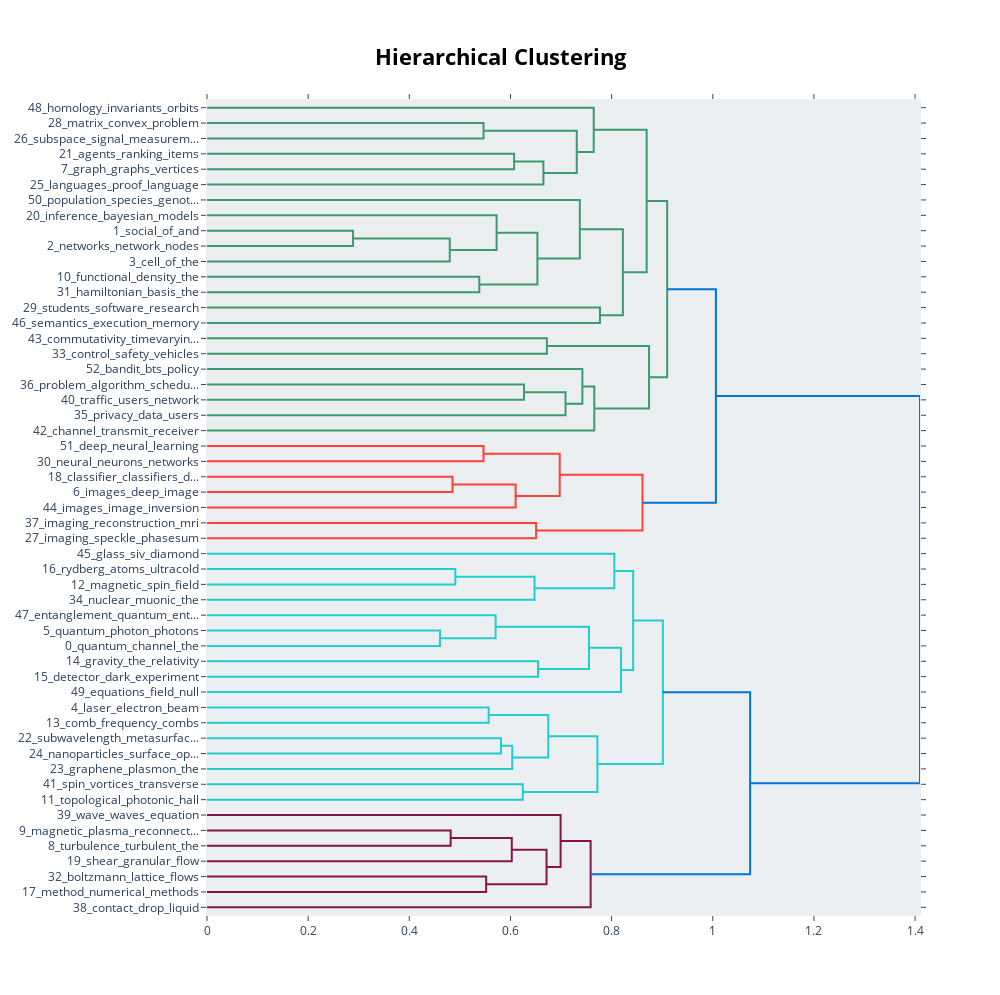

Notebook code for this chart:
### Code cell
topic_model.visualize_hierarchy()

### Figure 1 — Plotly figure (JSON) as saved in the notebook; plotly's stock layout.template omitted (floating-point values rounded to 4 significant figures)
{"data": [{"hoverinfo": "text", "marker": {"color": "rgb(61,153,112)"}, "mode": "lines", "type": "scatter", "x": [0, 0.5467, 0.5467, 0], "xaxis": "x", "y": [-15, -15, -25, -25], "yaxis": "y"}, {"hoverinfo": "text", "marker": {"color": "rgb(61,153,112)"}, "mode": "lines", "type": "scatter", "x": [0, 0.6072, 0.6072, 0], "xaxis": "x", "y": [-35, -35, -45, -45], "yaxis": "y"}, {"hoverinfo": "text", "marker": {"color": "rgb(61,153,112)"}, "mode": "lines", "type": "scatter", "x": [0.6072, 0.6651, 0.6651, 0], "xaxis": "x", "y": [-40, -40, -55, -55], "yaxis": "y"}, {"hoverinfo": "text", "marker": {"color": "rgb(61,153,112)"}, "mode": "lines", "type": "scatter", "x": [0.5467, 0.7311, 0.7311, 0.6651], "xaxis": "x", "y": [-20, -20, -47.5, -47.5], "yaxis": "y"}, {"hoverinfo": "text", "marker": {"color": "rgb(61,153,112)"}, "mode": "lines", "type": "scatter", "x": [0, 0.7646, 0.7646, 0.7311], "xaxis": "x", "y": [-5, -5, -33.75, -33.75], "yaxis": "y"}, {"hoverinfo": "text", "marker": {"color": "rgb(61,153,112)"}, "mode": "lines", "type": "scatter", "x": [0, 0.2888, 0.2888, 0], "xaxis": "x", "y": [-85, -85, -95, -95], "yaxis": "y"}, {"hoverinfo": "text", "marker": {"color": "rgb(61,153,112)"}, "mode": "lines", "type": "scatter", "x": [0.2888, 0.4799, 0.4799, 0], "xaxis": "x", "y": [-90, -90, -105, -105], "yaxis": "y"}, {"hoverinfo": "text", "marker": {"color": "rgb(61,153,112)"}, "mode": "lines", "type": "scatter", "x": [0, 0.5726, 0.5726, 0.4799], "xaxis": "x", "y": [-75, -75, -97.5, -97.5], "yaxis": "y"}, {"hoverinfo": "text", "marker": {"color": "rgb(61,153,112)"}, "mode": "lines", "type": "scatter", "x": [0, 0.5384, 0.5384, 0], "xaxis": "x", "y": [-115, -115, -125, -125], "yaxis": "y"}, {"hoverinfo": "text", "marker": {"color": "rgb(61,153,112)"}, "mode": "lines", "type": "scatter", "x": [0.5726, 0.6533, 0.6533, 0.5384], "xaxis": "x", "y": [-86.25, -86.25, -120, -120], "yaxis": "y"}, {"hoverinfo": "text", "marker": {"color": "rgb(61,153,112)"}, "mode": "lines", "type": "scatter", "x": [0, 0.7371, 0.7371, 0.6533], "xaxis": "x", "y": [-65, -65, -103.1, -103.1], "yaxis": "y"}, {"hoverinfo": "text", "marker": {"color": "rgb(61,153,112)"}, "mode": "lines", "type": "scatter", "x": [0, 0.777, 0.777, 0], "xaxis": "x", "y": [-135, -135, -145, -145], "yaxis": "y"}, {"hoverinfo": "text", "marker": {"color": "rgb(61,153,112)"}, "mode": "lines", "type": "scatter", "x": [0.7371, 0.8222, 0.8222, 0.777], "xaxis": "x", "y": [-84.06, -84.06, -140, -140], "yaxis": "y"}, {"hoverinfo": "text", "marker": {"color": "rgb(61,153,112)"}, "mode": "lines", "type": "scatter", "x": [0.7646, 0.8693, 0.8693, 0.8222], "xaxis": "x", "y": [-19.38, -19.38, -112.0, -112.0], "yaxis": "y"}, {"hoverinfo": "text", "marker": {"color": "rgb(61,153,112)"}, "mode": "lines", "type": "scatter", "x": [0, 0.672, 0.672, 0], "xaxis": "x", "y": [-155, -155, -165, -165], "yaxis": "y"}, {"hoverinfo": "text", "marker": {"color": "rgb(61,153,112)"}, "mode": "lines", "type": "scatter", "x": [0, 0.6268, 0.6268, 0], "xaxis": "x", "y": [-185, -185, -195, -195], "yaxis": "y"}, {"hoverinfo": "text", "marker": {"color": "rgb(61,153,112)"}, "mode": "lines", "type": "scatter", "x": [0.6268, 0.7088, 0.7088, 0], "xaxis": "x", "y": [-190, -190, -205, -205], "yaxis": "y"}, {"hoverinfo": "text", "marker": {"color": "rgb(61,153,112)"}, "mode": "lines", "type": "scatter", "x": [0, 0.7422, 0.7422, 0.7088], "xaxis": "x", "y": [-175, -175, -197.5, -197.5], "yaxis": "y"}, {"hoverinfo": "text", "marker": {"color": "rgb(61,153,112)"}, "mode": "lines", "type": "scatter", "x": [0.7422, 0.7658, 0.7658, 0], "xaxis": "x", "y": [-186.2, -186.2, -215, -215], "yaxis": "y"}, {"hoverinfo": "text", "marker": {"color": "rgb(61,153,112)"}, "mode": "lines", "type": "scatter", "x": [0.672, 0.874, 0.874, 0.7658], "xaxis": "x", "y": [-160, -160, -200.6, -200.6], "yaxis": "y"}, {"hoverinfo": "text", "marker": {"color": "rgb(61,153,112)"}, "mode": "lines", "type": "scatter", "x": [0.8693, 0.9099, 0.9099, 0.874], "xaxis": "x", "y": [-65.7, -65.7, -180.3, -180.3], "yaxis": "y"}, {"hoverinfo": "text", "marker": {"color": "rgb(255,65,54)"}, "mode": "lines", "type": "scatter", "x": [0, 0.5466, 0.5466, 0], "xaxis": "x", "y": [-225, -225, -235, -235], "yaxis": "y"}, {"hoverinfo": "text", "marker": {"color": "rgb(255,65,54)"}, "mode": "lines", "type": "scatter", "x": [0, 0.4854, 0.4854, 0], "xaxis": "x", "y": [-245, -245, -255, -255], "yaxis": "y"}, {"hoverinfo": "text", "marker": {"color": "rgb(255,65,54)"}, "mode": "lines", "type": "scatter", "x": [0.4854, 0.6102, 0.6102, 0], "xaxis": "x", "y": [-250, -250, -265, -265], "yaxis": "y"}, {"hoverinfo": "text", "marker": {"color": "rgb(255,65,54)"}, "mode": "lines", "type": "scatter", "x": [0.5466, 0.6974, 0.6974, 0.6102], "xaxis": "x", "y": [-230, -230, -257.5, -257.5], "yaxis": "y"}, {"hoverinfo": "text", "marker": {"color": "rgb(255,65,54)"}, "mode": "lines", "type": "scatter", "x": [0, 0.6507, 0.6507, 0], "xaxis": "x", "y": [-275, -275, -285, -285], "yaxis": "y"}, {"hoverinfo": "text", "marker": {"color": "rgb(255,65,54)"}, "mode": "lines", "type": "scatter", "x": [0.6974, 0.861, 0.861, 0.6507], "xaxis": "x", "y": [-243.8, -243.8, -280, -280], "yaxis": "y"}, {"hoverinfo": "text", "marker": {"color": "rgb(0,116,217)"}, "mode": "lines", "type": "scatter", "x": [0.9099, 1.006, 1.006, 0.861], "xaxis": "x", "y": [-123.0, -123.0, -261.9, -261.9], "yaxis": "y"}, {"hoverinfo": "text", "marker": {"color": "rgb(35,205,205)"}, "mode": "lines", "type": "scatter", "x": [0, 0.491, 0.491, 0], "xaxis": "x", "y": [-305, -305, -315, -315], "yaxis": "y"}, {"hoverinfo": "text", "marker": {"color": "rgb(35,205,205)"}, "mode": "lines", "type": "scatter", "x": [0.491, 0.6476, 0.6476, 0], "xaxis": "x", "y": [-310, -310, -325, -325], "yaxis": "y"}, {"hoverinfo": "text", "marker": {"color": "rgb(35,205,205)"}, "mode": "lines", "type": "scatter", "x": [0, 0.8054, 0.8054, 0.6476], "xaxis": "x", "y": [-295, -295, -317.5, -317.5], "yaxis": "y"}, {"hoverinfo": "text", "marker": {"color": "rgb(35,205,205)"}, "mode": "lines", "type": "scatter", "x": [0, 0.4607, 0.4607, 0], "xaxis": "x", "y": [-345, -345, -355, -355], "yaxis": "y"}, {"hoverinfo": "text", "marker": {"color": "rgb(35,205,205)"}, "mode": "lines", "type": "scatter", "x": [0, 0.5706, 0.5706, 0.4607], "xaxis": "x", "y": [-335, -335, -350, -350], "yaxis": "y"}, {"hoverinfo": "text", "marker": {"color": "rgb(35,205,205)"}, "mode": "lines", "type": "scatter", "x": [0, 0.6545, 0.6545, 0], "xaxis": "x", "y": [-365, -365, -375, -375], "yaxis": "y"}, {"hoverinfo": "text", "marker": {"color": "rgb(35,205,205)"}, "mode": "lines", "type": "scatter", "x": [0.5706, 0.7552, 0.7552, 0.6545], "xaxis": "x", "y": [-342.5, -342.5, -370, -370], "yaxis": "y"}, {"hoverinfo": "text", "marker": {"color": "rgb(35,205,205)"}, "mode": "lines", "type": "scatter", "x": [0.7552, 0.8186, 0.8186, 0], "xaxis": "x", "y": [-356.2, -356.2, -385, -385], "yaxis": "y"}, {"hoverinfo": "text", "marker": {"color": "rgb(35,205,205)"}, "mode": "lines", "type": "scatter", "x": [0.8054, 0.8426, 0.8426, 0.8186], "xaxis": "x", "y": [-306.2, -306.2, -370.6, -370.6], "yaxis": "y"}, {"hoverinfo": "text", "marker": {"color": "rgb(35,205,205)"}, "mode": "lines", "type": "scatter", "x": [0, 0.5569, 0.5569, 0], "xaxis": "x", "y": [-395, -395, -405, -405], "yaxis": "y"}, {"hoverinfo": "text", "marker": {"color": "rgb(35,205,205)"}, "mode": "lines", "type": "scatter", "x": [0, 0.5813, 0.5813, 0], "xaxis": "x", "y": [-415, -415, -425, -425], "yaxis": "y"}, {"hoverinfo": "text", "marker": {"color": "rgb(35,205,205)"}, "mode": "lines", "type": "scatter", "x": [0.5813, 0.6035, 0.6035, 0], "xaxis": "x", "y": [-420, -420, -435, -435], "yaxis": "y"}, {"hoverinfo": "text", "marker": {"color": "rgb(35,205,205)"}, "mode": "lines", "type": "scatter", "x": [0.5569, 0.6747, 0.6747, 0.6035], "xaxis": "x", "y": [-400, -400, -427.5, -427.5], "yaxis": "y"}, {"hoverinfo": "text", "marker": {"color": "rgb(35,205,205)"}, "mode": "lines", "type": "scatter", "x": [0, 0.6243, 0.6243, 0], "xaxis": "x", "y": [-445, -445, -455, -455], "yaxis": "y"}, {"hoverinfo": "text", "marker": {"color": "rgb(35,205,205)"}, "mode": "lines", "type": "scatter", "x": [0.6747, 0.7719, 0.7719, 0.6243], "xaxis": "x", "y": [-413.8, -413.8, -450, -450], "yaxis": "y"}, {"hoverinfo": "text", "marker": {"color": "rgb(35,205,205)"}, "mode": "lines", "type": "scatter", "x": [0.8426, 0.9013, 0.9013, 0.7719], "xaxis": "x", "y": [-338.4, -338.4, -431.9, -431.9], "yaxis": "y"}, {"hoverinfo": "text", "marker": {"color": "rgb(133,20,75)"}, "mode": "lines", "type": "scatter", "x": [0, 0.4818, 0.4818, 0], "xaxis": "x", "y": [-475, -475, -485, -485], "yaxis": "y"}, {"hoverinfo": "text", "marker": {"color": "rgb(133,20,75)"}, "mode": "lines", "type": "scatter", "x": [0.4818, 0.6026, 0.6026, 0], "xaxis": "x", "y": [-480, -480, -495, -495], "yaxis": "y"}, {"hoverinfo": "text", "marker": {"color": "rgb(133,20,75)"}, "mode": "lines", "type": "scatter", "x": [0, 0.5519, 0.5519, 0], "xaxis": "x", "y": [-505, -505, -515, -515], "yaxis": "y"}, {"hoverinfo": "text", "marker": {"color": "rgb(133,20,75)"}, "mode": "lines", "type": "scatter", "x": [0.6026, 0.6713, 0.6713, 0.5519], "xaxis": "x", "y": [-487.5, -487.5, -510, -510], "yaxis": "y"}, {"hoverinfo": "text", "marker": {"color": "rgb(133,20,75)"}, "mode": "lines", "type": "scatter", "x": [0, 0.6991, 0.6991, 0.6713], "xaxis": "x", "y": [-465, -465, -498.8, -498.8], "yaxis": "y"}, {"hoverinfo": "text", "marker": {"color": "rgb(133,20,75)"}, "mode": "lines", "type": "scatter", "x": [0.6991, 0.7585, 0.7585, 0], "xaxis": "x", "y": [-481.9, -481.9, -525, -525], "yaxis": "y"}, {"hoverinfo": "text", "marker": {"color": "rgb(0,116,217)"}, "mode": "lines", "type": "scatter", "x": [0.9013, 1.074, 1.074, 0.7585], "xaxis": "x", "y": [-385.2, -385.2, -503.4, -503.4], "yaxis": "y"}, {"hoverinfo": "text", "marker": {"color": "rgb(0,116,217)"}, "mode": "lines", "type": "scatter", "x": [1.006, 1.41, 1.41, 1.074], "xaxis": "x", "y": [-192.4, -192.4, -444.3, -444.3], "yaxis": "y"}], "layout": {"autosize": false, "height": 995, "hoverlabel": {"bgcolor": "white", "font": {"family": "Rockwell", "size": 16}}, "hovermode": "closest", "plot_bgcolor": "#ECEFF1", "showlegend": false, "title": {"font": {"color": "Black", "size": 22}, "text": "<b>Hierarchical Clustering</b>", "x": 0.5, "xanchor": "center", "yanchor": "top"}, "width": 1000, "xaxis": {"mirror": "allticks", "rangemode": "tozero", "showgrid": false, "showline": true, "showticklabels": true, "ticks": "outside", "type": "linear", "zeroline": false}, "yaxis": {"mirror": "allticks", "range": [-530, 0], "rangemode": "tozero", "showgrid": false, "showline": true, "showticklabels": true, "tickmode": "array", "ticks": "outside", "ticktext": ["48_homology_invariants_orbits", "28_matrix_convex_problem", "26_subspace_signal_measurem...", "21_agents_ranking_items", "7_graph_graphs_vertices", "25_languages_proof_language", "50_population_species_genot...", "20_inference_bayesian_models", "1_social_of_and", "2_networks_network_nodes", "3_cell_of_the", "10_functional_density_the", "31_hamiltonian_basis_the", "29_students_software_research", "46_semantics_execution_memory", "43_commutativity_timevaryin...", "33_control_safety_vehicles", "52_bandit_bts_policy", "36_problem_algorithm_schedu...", "40_traffic_users_network", "35_privacy_data_users", "42_channel_transmit_receiver", "51_deep_neural_learning", "30_neural_neurons_networks", "18_classifier_classifiers_d...", "6_images_deep_image", "44_images_image_inversion", "37_imaging_reconstruction_mri", "27_imaging_speckle_phasesum", "45_glass_siv_diamond", "16_rydberg_atoms_ultracold", "12_magnetic_spin_field", "34_nuclear_muonic_the", "47_entanglement_quantum_ent...", "5_quantum_photon_photons", "0_quantum_channel_the", "14_gravity_the_relativity", "15_detector_dark_experiment", "49_equations_field_null", "4_laser_electron_beam", "13_comb_frequency_combs", "22_subwavelength_metasurfac...", "24_nanoparticles_surface_op...", "23_graphene_plasmon_the", "41_spin_vortices_transverse", "11_topological_photonic_hall", "39_wave_waves_equation", "9_magnetic_plasma_reconnect...", "8_turbulence_turbulent_the", "19_shear_granular_flow", "32_boltzmann_lattice_flows", "17_method_numerical_methods", "38_contact_drop_liquid"], "tickvals": [-5, -15, -25, -35, -45, -55, -65, -75, -85, -95, -105, -115, -125, -135, -145, -155, -165, -175, -185, -195, -205, -215, -225, -235, -245, -255, -265, -275, -285, -295, -305, -315, -325, -335, -345, -355, -365, -375, -385, -395, -405, -415, -425, -435, -445, -455, -465, -475, -485, -495, -505, -515, -525], "type": "linear", "zeroline": false}}}
